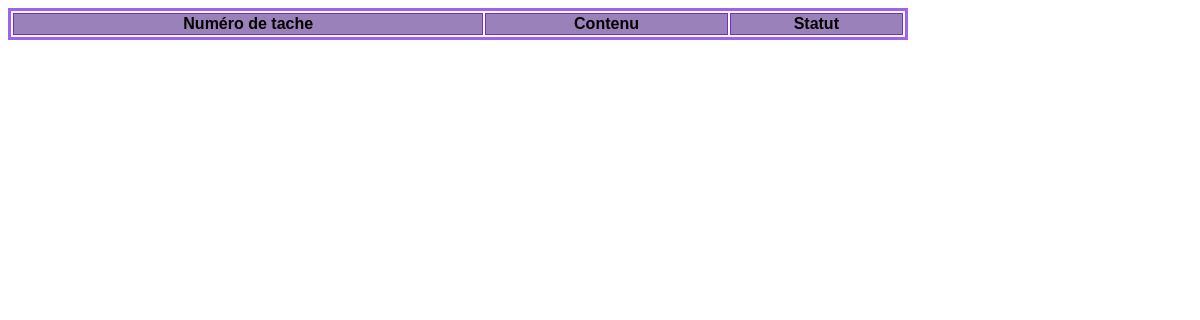
/all, run on an earlier commit of the app's database.
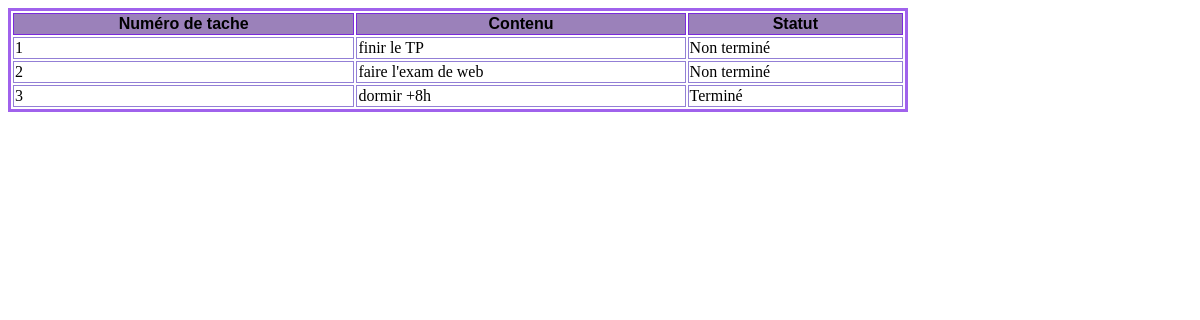
And on a later commit of the database.
### tables this page shows
CREATE TABLE tasks ( id INTEGER PRIMARY KEY AUTOINCREMENT, contenu TEXT NOT NULL, statut BOOLEAN NOT NULL);

### todo.py (the view)
@todo.route("/all", methods=['GET','POST'])
def all():
    con = sqlite3.connect(DATABASE)
    cur = con.cursor()
    cur.execute('SELECT * FROM tasks')
    tasks = cur.fetchall()
    con.commit()
    con.close()
    return render_template('index.html', tasks=tasks)

### templates/index.html (shortened to what this page needs)
<!DOCTYPE html>
<html lang="fr">
    <head>
        <link rel="stylesheet" href="{{ url_for('static', filename='style.css')}}">
    </head>
    <body>
        <table>
            <thead>
                <tr>
                    <th> Numéro de tache</th>
                    <th> Contenu </th>
                    <th> Statut</th>
                </tr>
            </thead>
            <tbody>
                {% for task in tasks%}
                <tr>
                    <td> {{task[0]}} </td>
                    <td> {{task[1]}} </td>
                    <td> {{task[2]}} </td>
                </tr>
                {% endfor %}
            </tbody>
        </table>
    </body>
</html>

### static/style.css (style rules this page uses)
table { width: 900px; border: 3px solid #a062ec; }
th { background-color: #9b81ba; border: 1px solid #7a2adc; font-family: 'Arial', sans-serif; }
td { border: 1px solid #937fd6; align-self: start; }

What changed in the data, as far as the page shows it:
added tasks: id "1", contenu "finir le TP", statut "Non terminé"
added tasks: id "2", contenu "faire l'exam de web", statut "Non terminé"
added tasks: id "3", contenu "dormir +8h", statut "Terminé"
